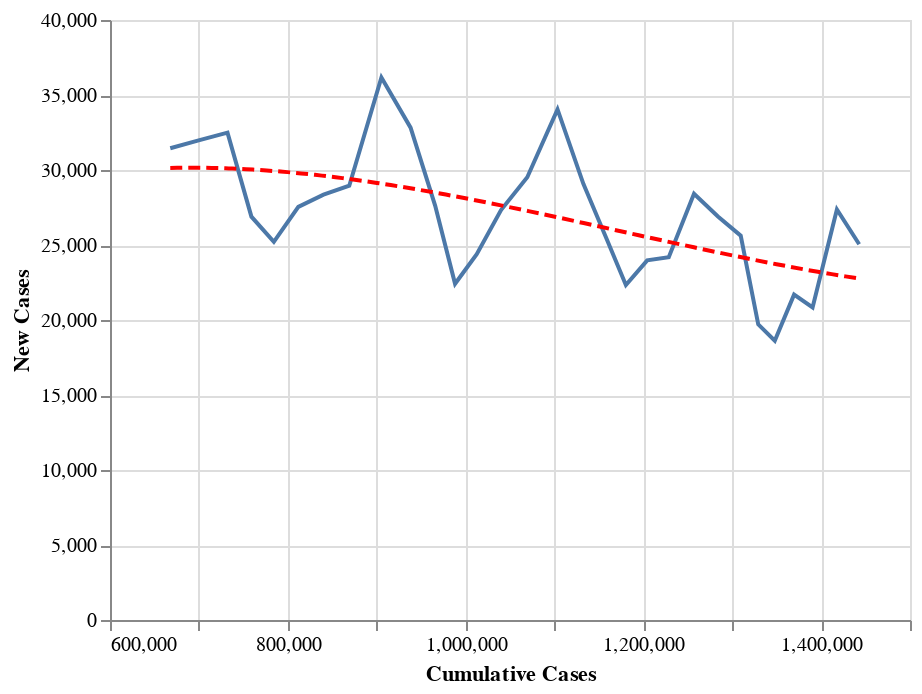

Notebook code cell kept with this figure:
### Code cell
data = country_level
state = alt.Chart(data[data['Country'] == 'US'].sort_values('Date').tail(30)).mark_line().encode(
    alt.X('Confirmed:Q', axis=alt.Axis(title='Cumulative Cases')),
    alt.Y('Confirmed_New:Q', axis=alt.Axis(title='New Cases'))
)
reg = state.transform_regression("Confirmed", "Confirmed_New", method="poly").mark_line(color='red', strokeDash=[6,3])
(state+reg).interactive()

### Figure 1 — Vega-Lite specification as saved in the notebook (floating-point values rounded to 4 significant figures)
{"config": {"view": {"continuousWidth": 400, "continuousHeight": 300}}, "layer": [{"mark": "line", "encoding": {"x": {"type": "quantitative", "axis": {"title": "Cumulative Cases"}, "field": "Confirmed"}, "y": {"type": "quantitative", "axis": {"title": "New Cases"}, "field": "Confirmed_New"}}, "selection": {"selector012": {"type": "interval", "bind": "scales", "encodings": ["x", "y"]}}}, {"mark": {"type": "line", "color": "red", "strokeDash": [6, 3]}, "encoding": {"x": {"type": "quantitative", "axis": {"title": "Cumulative Cases"}, "field": "Confirmed"}, "y": {"type": "quantitative", "axis": {"title": "New Cases"}, "field": "Confirmed_New"}}, "transform": [{"on": "Confirmed", "regression": "Confirmed_New", "method": "poly"}]}], "data": {"name": "data-08d5a7a8fea80cd418929b1b88f49597"}, "$schema": "https://vega.github.io/schema/vega-lite/v4.0.2.json", "datasets": {"data-08d5a7a8fea80cd418929b1b88f49597": [{"Country": "US", "Date": "04-16-2020", "Confirmed": 667800.0, "Deaths": 32920.0, "Recovered": 54700.0, "Confirmed_New": 31450.0, "Deaths_New": 4591.0, "Recovered_New": 2607.0, "Active": 580200.0}, {"Country": "US", "Date": "04-17-2020", "Confirmed": 699700.0, "Deaths": 36770.0, "Recovered": 58540.0, "Confirmed_New": 31980.0, "Deaths_New": 3857.0, "Recovered_New": 3842.0, "Active": 604400.0}, {"Country": "US", "Date": "04-18-2020", "Confirmed": 732200.0, "Deaths": 38660.0, "Recovered": 64840.0, "Confirmed_New": 32490.0, "Deaths_New": 1891.0, "Recovered_New": 6295.0, "Active": 628700.0}, {"Country": "US", "Date": "04-19-2020", "Confirmed": 759100.0, "Deaths": 40660.0, "Recovered": 70340.0, "Confirmed_New": 26890.0, "Deaths_New": 1995.0, "Recovered_New": 5497.0, "Active": 648100.0}, {"Country": "US", "Date": "04-20-2020", "Confirmed": 784300.0, "Deaths": 42090.0, "Recovered": 72330.0, "Confirmed_New": 25210.0, "Deaths_New": 1433.0, "Recovered_New": 1992.0, "Active": 669900.0}, {"Country": "US", "Date": "04-21-2020", "Confirmed": 811900.0, "Deaths": 44440.0, "Recovered": 75200.0, "Confirmed_New": 27540.0, "Deaths_New": 2350.0, "Recovered_New": 2875.0, "Active": 692200.0}, {"Country": "US", "Date": "04-22-2020", "Confirmed": 840200.0, "Deaths": 46620.0, "Recovered": 77370.0, "Confirmed_New": 28360.0, "Deaths_New": 2178.0, "Recovered_New": 2162.0, "Active": 716200.0}, {"Country": "US", "Date": "04-23-2020", "Confirmed": 869200.0, "Deaths": 49950.0, "Recovered": 80200.0, "Confirmed_New": 28950.0, "Deaths_New": 3331.0, "Recovered_New": 2837.0, "Active": 739000.0}, {"Country": "US", "Date": "04-24-2020", "Confirmed": 905300.0, "Deaths": 51950.0, "Recovered": 99080.0, "Confirmed_New": 36160.0, "Deaths_New": 1995.0, "Recovered_New": 18880.0, "Active": 754300.0}, {"Country": "US", "Date": "04-25-2020", "Confirmed": 938200.0, "Deaths": 53760.0, "Recovered": 100400.0, "Confirmed_New": 32820.0, "Deaths_New": 1806.0, "Recovered_New": 1293.0, "Active": 784000.0}, {"Country": "US", "Date": "04-26-2020", "Confirmed": 965800.0, "Deaths": 54880.0, "Recovered": 107000.0, "Confirmed_New": 27630.0, "Deaths_New": 1126.0, "Recovered_New": 6616.0, "Active": 803900.0}, {"Country": "US", "Date": "04-27-2020", "Confirmed": 988200.0, "Deaths": 56260.0, "Recovered": 111400.0, "Confirmed_New": 22410.0, "Deaths_New": 1378.0, "Recovered_New": 4436.0, "Active": 820500.0}, {"Country": "US", "Date": "04-28-2020", "Confirmed": 1013000.0, "Deaths": 58360.0, "Recovered": 115900.0, "Confirmed_New": 24380.0, "Deaths_New": 2096.0, "Recovered_New": 4512.0, "Active": 838300.0}, {"Country": "US", "Date": "04-29-2020", "Confirmed": 1040000.0, "Deaths": 60970.0, "Recovered": 120700.0, "Confirmed_New": 27330.0, "Deaths_New": 2612.0, "Recovered_New": 4784.0, "Active": 858200.0}, {"Country": "US", "Date": "04-30-2020", "Confirmed": 1069000.0, "Deaths": 63000.0, "Recovered": 153900.0, "Confirmed_New": 29520.0, "Deaths_New": 2029.0, "Recovered_New": 33230.0, "Active": 852500.0}, {"Country": "US", "Date": "05-01-2020", "Confirmed": 1103000.0, "Deaths": 64940.0, "Recovered": 164000.0, "Confirmed_New": 34040.0, "Deaths_New": 2030.0, "Recovered_New": 10070.0, "Active": 874500.0}, {"Country": "US", "Date": "05-02-2020", "Confirmed": 1133000.0, "Deaths": 66370.0, "Recovered": 175400.0, "Confirmed_New": 29080.0, "Deaths_New": 1343.0, "Recovered_New": 11370.0, "Active": 890800.0}, {"Country": "US", "Date": "05-03-2020", "Confirmed": 1158000.0, "Deaths": 67680.0, "Recovered": 180200.0, "Confirmed_New": 25500.0, "Deaths_New": 1313.0, "Recovered_New": 4770.0, "Active": 910200.0}, {"Country": "US", "Date": "05-04-2020", "Confirmed": 1180000.0, "Deaths": 68920.0, "Recovered": 187200.0, "Confirmed_New": 22340.0, "Deaths_New": 1240.0, "Recovered_New": 7028.0, "Active": 924300.0}, {"Country": "US", "Date": "05-05-2020", "Confirmed": 1204000.0, "Deaths": 71060.0, "Recovered": 189800.0, "Confirmed_New": 23980.0, "Deaths_New": 2142.0, "Recovered_New": 2611.0, "Active": 943500.0}, {"Country": "US", "Date": "05-06-2020", "Confirmed": 1229000.0, "Deaths": 73430.0, "Recovered": 189900.0, "Confirmed_New": 24180.0, "Deaths_New": 2363.0, "Recovered_New": 119.0, "Active": 965300.0}, {"Country": "US", "Date": "05-07-2020", "Confirmed": 1257000.0, "Deaths": 75660.0, "Recovered": 195000.0, "Confirmed_New": 28420.0, "Deaths_New": 2231.0, "Recovered_New": 5126.0, "Active": 986300.0}, {"Country": "US", "Date": "05-08-2020", "Confirmed": 1284000.0, "Deaths": 77180.0, "Recovered": 199000.0, "Confirmed_New": 26910.0, "Deaths_New": 1518.0, "Recovered_New": 3957.0, "Active": 1008000.0}, {"Country": "US", "Date": "05-09-2020", "Confirmed": 1310000.0, "Deaths": 78800.0, "Recovered": 212500.0, "Confirmed_New": 25620.0, "Deaths_New": 1615.0, "Recovered_New": 13540.0, "Active": 1018000.0}, {"Country": "US", "Date": "05-10-2020", "Confirmed": 1329000.0, "Deaths": 79530.0, "Recovered": 216200.0, "Confirmed_New": 19710.0, "Deaths_New": 731.0, "Recovered_New": 3635.0, "Active": 1034000.0}, {"Country": "US", "Date": "05-11-2020", "Confirmed": 1348000.0, "Deaths": 80680.0, "Recovered": 232700.0, "Confirmed_New": 18620.0, "Deaths_New": 1156.0, "Recovered_New": 16560.0, "Active": 1034000.0}, {"Country": "US", "Date": "05-12-2020", "Confirmed": 1370000.0, "Deaths": 82380.0, "Recovered": 230300.0, "Confirmed_New": 21690.0, "Deaths_New": 1694.0, "Recovered_New": -2446.0, "Active": 1057000.0}, {"Country": "US", "Date": "05-13-2020", "Confirmed": 1390000.0, "Deaths": 84120.0, "Recovered": 243400.0, "Confirmed_New": 20830.0, "Deaths_New": 1743.0, "Recovered_New": 13140.0, "Active": 1063000.0}, {"Country": "US", "Date": "05-14-2020", "Confirmed": 1418000.0, "Deaths": 85900.0, "Recovered": 246400.0, "Confirmed_New": 27370.0, "Deaths_New": 1779.0, "Recovered_New": 2984.0, "Active": 1085000.0}, {"Country": "US", "Date": "05-15-2020", "Confirmed": 1443000.0, "Deaths": 87530.0, "Recovered": 250700.0, "Confirmed_New": 25050.0, "Deaths_New": 1632.0, "Recovered_New": 4333.0, "Active": 1105000.0}]}}
